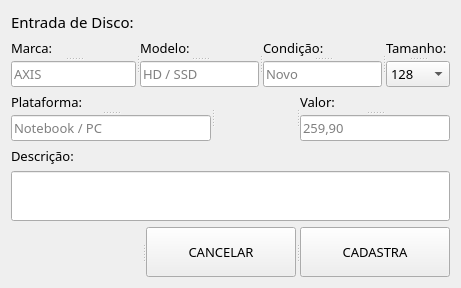
      <widget class="QWidget" name="pageDisco">
       <layout class="QVBoxLayout" name="verticalLayout_4">
        <item>
         <widget class="QLabel" name="label_133">
          <property name="sizePolicy">
           <sizepolicy hsizetype="Preferred" vsizetype="Maximum">
            <horstretch>0</horstretch>
            <verstretch>0</verstretch>
           </sizepolicy>
          </property>
          <property name="font">
           <font>
            <family>Asap</family>
            <pointsize>11</pointsize>
           </font>
          </property>
          <property name="text">
           <string>Entrada de Disco:</string>
          </property>
         </widget>
        </item>
        <item>
         <widget class="QSplitter" name="splitter_83">
          <property name="orientation">
           <enum>Qt::Horizontal</enum>
          </property>
          <widget class="QSplitter" name="splitter_96">
           <property name="orientation">
            <enum>Qt::Vertical</enum>
           </property>
           <widget class="QLabel" name="label_88">
            <property name="font">
             <font>
              <family>Asap</family>
              <pointsize>10</pointsize>
             </font>
            </property>
            <property name="text">
             <string>Marca:</string>
            </property>
           </widget>
           <widget class="QLineEdit" name="disMarca">
            <property name="sizePolicy">
             <sizepolicy hsizetype="Minimum" vsizetype="Fixed">
              <horstretch>5</horstretch>
              <verstretch>0</verstretch>
             </sizepolicy>
            </property>
            <property name="font">
             <font>
              <family>Asap</family>
              <pointsize>10</pointsize>
             </font>
            </property>
            <property name="text">
             <string/>
            </property>
            <property name="maxLength">
             <number>25</number>
            </property>
            <property name="placeholderText">
             <string>AXIS</string>
            </property>
           </widget>
          </widget>
          <widget class="QSplitter" name="splitter_98">
           <property name="orientation">
            <enum>Qt::Vertical</enum>
           </property>
           <widget class="QLabel" name="label_89">
            <property name="font">
             <font>
              <family>Asap</family>
              <pointsize>10</pointsize>
             </font>
            </property>
            <property name="text">
             <string>Modelo:</string>
            </property>
           </widget>
           <widget class="QLineEdit" name="disModelo">
            <property name="font">
             <font>
              <family>Asap</family>
              <pointsize>10</pointsize>
             </font>
            </property>
            <property name="text">
             <string/>
            </property>
            <property name="maxLength">
             <number>25</number>
            </property>
            <property name="placeholderText">
             <string>HD / SSD</string>
            </property>
           </widget>
          </widget>
          <widget class="QSplitter" name="splitter_84">
           <property name="orientation">
            <enum>Qt::Vertical</enum>
           </property>
           <widget class="QLabel" name="label_90">
            <property name="font">
             <font>
              <family>Asap</family>
              <pointsize>10</pointsize>
             </font>
            </property>
            <property name="text">
             <string>Condição:</string>
            </property>
           </widget>
           <widget class="QLineEdit" name="disCondicao">
            <property name="sizePolicy">
             <sizepolicy hsizetype="Maximum" vsizetype="Fixed">
              <horstretch>0</horstretch>
              <verstretch>0</verstretch>
             </sizepolicy>
            </property>
            <property name="maximumSize">
             <size>
              <width>150</width>
              <height>16777215</height>
             </size>
            </property>
            <property name="font">
             <font>
              <family>Asap</family>
              <pointsize>10</pointsize>
             </font>
            </property>
            <property name="maxLength">
             <number>25</number>
            </property>
            <property name="placeholderText">
             <string>Novo</string>
            </property>
           </widget>
          </widget>
          <widget class="QSplitter" name="splitter_132">
           <property name="orientation">
            <enum>Qt::Vertical</enum>
           </property>
           <widget class="QLabel" name="label_127">
            <property name="font">
             <font>
              <family>Asap</family>
              <pointsize>10</pointsize>
             </font>
            </property>
            <property name="text">
             <string>Tamanho:</string>
            </property>
           </widget>
           <widget class="QComboBox" name="disBoxTamanho">
            <property name="maximumSize">
             <size>
              <width>100</width>
              <height>16777215</height>
             </size>
            </property>
            <property name="font">
             <font>
              <family>Asap</family>
              <pointsize>10</pointsize>
             </font>
            </property>
            <item>
             <property name="text">
              <string>128</string>
             </property>
            </item>
            <item>
             <property name="text">
              <string>256</string>
             </property>
            </item>
            <item>
             <property name="text">
              <string>512</string>
             </property>
            </item>
            <item>
             <property name="text">
              <string>720</string>
             </property>
            </item>
            <item>
             <property name="text">
              <string>1000</string>
             </property>
            </item>
            <item>
             <property name="text">
              <string>2000</string>
             </property>
            </item>
            <item>
             <property name="text">
              <string>4000</string>
             </property>
            </item>
            <item>
             <property name="text">
              <string>6000</string>
             </property>
            </item>
            <item>
             <property name="text">
              <string>10000</string>
             </property>
            </item>
           </widget>
          </widget>
         </widget>
        </item>
        <item>
         <widget class="QSplitter" name="splitter_99">
          <property name="orientation">
           <enum>Qt::Horizontal</enum>
          </property>
          <widget class="QSplitter" name="splitter_101">
           <property name="orientation">
            <enum>Qt::Vertical</enum>
           </property>
           <widget class="QLabel" name="label_63">
            <property name="font">
             <font>
              <family>Asap</family>
              <pointsize>10</pointsize>
             </font>
            </property>
            <property name="text">
             <string>Plataforma:</string>
            </property>
           </widget>
           <widget class="QLineEdit" name="disPlataforma">
            <property name="maximumSize">
             <size>
              <width>200</width>
              <height>16777215</height>
             </size>
            </property>
            <property name="font">
             <font>
              <family>Asap</family>
              <pointsize>10</pointsize>
             </font>
            </property>
            <property name="maxLength">
             <number>25</number>
            </property>
            <property name="placeholderText">
             <string>Notebook / PC</string>
            </property>
           </widget>
          </widget>
          <widget class="QLabel" name="label_64">
           <property name="text">
            <string/>
           </property>
          </widget>
          <widget class="QSplitter" name="splitter_102">
           <property name="orientation">
            <enum>Qt::Vertical</enum>
           </property>
           <widget class="QLabel" name="label_116">
            <property name="font">
             <font>
              <family>Asap</family>
              <pointsize>10</pointsize>
             </font>
            </property>
            <property name="text">
             <string>Valor:</string>
            </property>
           </widget>
           <widget class="QLineEdit" name="disValor">
            <property name="maximumSize">
             <size>
              <width>150</width>
              <height>16777215</height>
             </size>
            </property>
            <property name="font">
             <font>
              <family>Asap</family>
              <pointsize>10</pointsize>
             </font>
            </property>
            <property name="maxLength">
             <number>5</number>
            </property>
            <property name="placeholderText">
             <string>259,90</string>
            </property>
           </widget>
          </widget>
         </widget>
        </item>
        <item>
         <widget class="QLabel" name="label_125">
          <property name="font">
           <font>
            <family>Asap</family>
            <pointsize>10</pointsize>
           </font>
          </property>
          <property name="text">
           <string>Descrição:</string>
          </property>
         </widget>
        </item>
        <item>
         <widget class="QLineEdit" name="disDescricao">
          <property name="sizePolicy">
           <sizepolicy hsizetype="Expanding" vsizetype="Minimum">
            <horstretch>0</horstretch>
            <verstretch>1</verstretch>
           </sizepolicy>
          </property>
          <property name="minimumSize">
           <size>
            <width>0</width>
            <height>50</height>
           </size>
          </property>
          <property name="font">
           <font>
            <family>Asap</family>
            <pointsize>10</pointsize>
           </font>
          </property>
          <property name="text">
           <string/>
          </property>
          <property name="alignment">
           <set>Qt::AlignLeading|Qt::AlignLeft|Qt::AlignTop</set>
          </property>
          <property name="dragEnabled">
           <bool>false</bool>
          </property>
         </widget>
        </item>
        <item>
         <widget class="QSplitter" name="splitter_137">
          <property name="orientation">
           <enum>Qt::Horizontal</enum>
          </property>
          <widget class="QLabel" name="label_Disco">
           <property name="font">
            <font>
             <pointsize>9</pointsize>
            </font>
           </property>
           <property name="styleSheet">
            <string notr="true">color: rgb(255, 0, 0);</string>
           </property>
           <property name="text">
            <string/>
           </property>
          </widget>
          <widget class="QPushButton" name="pushButtonCancelarDisco">
           <property name="sizePolicy">
            <sizepolicy hsizetype="Minimum" vsizetype="Fixed">
             <horstretch>1</horstretch>
             <verstretch>0</verstretch>
            </sizepolicy>
           </property>
           <property name="minimumSize">
            <size>
             <width>150</width>
             <height>50</height>
            </size>
           </property>
           <property name="maximumSize">
            <size>
             <width>150</width>
             <height>80</height>
            </size>
           </property>
           <property name="font">
            <font>
             <family>Asap</family>
             <pointsize>10</pointsize>
            </font>
           </property>
           <property name="text">
            <string>CANCELAR</string>
           </property>
          </widget>
          <widget class="QPushButton" name="pushButtonCadastraDisco">
           <property name="sizePolicy">
            <sizepolicy hsizetype="Minimum" vsizetype="Fixed">
             <horstretch>1</horstretch>
             <verstretch>0</verstretch>
            </sizepolicy>
           </property>
           <property name="minimumSize">
            <size>
             <width>0</width>
             <height>50</height>
            </size>
           </property>
           <property name="maximumSize">
            <size>
             <width>150</width>
             <height>80</height>
            </size>
           </property>
           <property name="font">
            <font>
             <family>Asap</family>
             <pointsize>10</pointsize>
            </font>
           </property>
           <property name="text">
            <string>CADASTRA</string>
           </property>
          </widget>
         </widget>
        </item>
       </layout>
      </widget>
